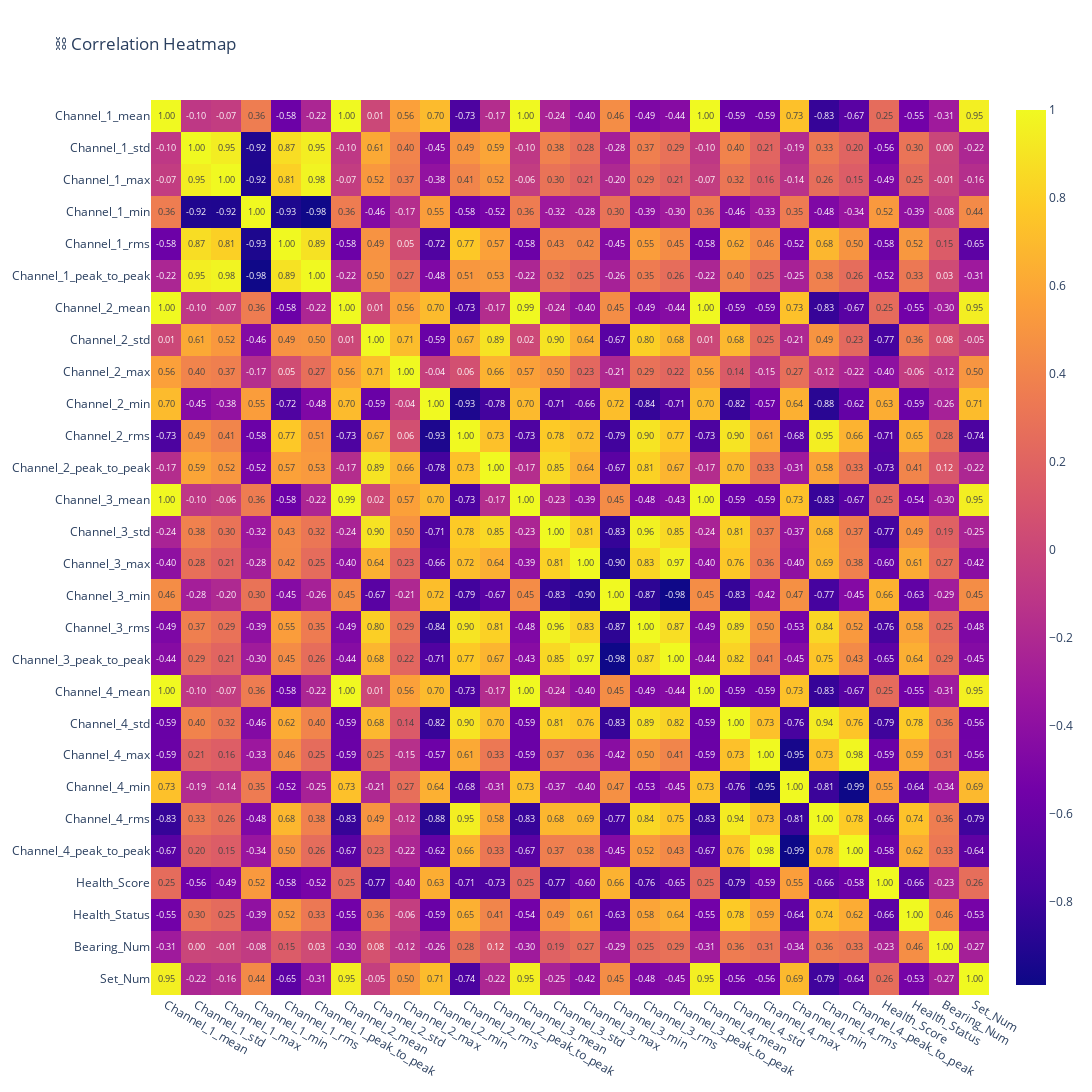

Notebook cell for this chart:
### Code cell
fig_corr = px.imshow(corr, text_auto=True, width=1500, height=1500, aspect="auto", title='⛓ Correlation Heatmap')

fig_corr.update_traces(
    texttemplate="%{z:.2f}", # Formats the value to 3 decimal places
    textfont=dict(size=9)
)

fig_corr.show()

### Figure 1 — Plotly figure (JSON) as saved in the notebook; plotly's stock layout.template omitted (floating-point values rounded to 4 significant figures; data arrays with more than 128 entries replaced by an {"elided": "..."} marker saying what was removed)
{"data": [{"coloraxis": "coloraxis", "hovertemplate": "x: %{x}<br>y: %{y}<br>color: %{z}<extra></extra>", "name": "0", "textfont": {"size": 9}, "texttemplate": "%{z:.2f}", "type": "heatmap", "x": ["Channel_1_mean", "Channel_1_std", "Channel_1_max", "Channel_1_min", "Channel_1_rms", "Channel_1_peak_to_peak", "Channel_2_mean", "Channel_2_std", "Channel_2_max", "Channel_2_min", "Channel_2_rms", "Channel_2_peak_to_peak", "Channel_3_mean", "Channel_3_std", "Channel_3_max", "Channel_3_min", "Channel_3_rms", "Channel_3_peak_to_peak", "Channel_4_mean", "Channel_4_std", "Channel_4_max", "Channel_4_min", "Channel_4_rms", "Channel_4_peak_to_peak", "Health_Score", "Health_Status", "Bearing_Num", "Set_Num"], "xaxis": "x", "y": ["Channel_1_mean", "Channel_1_std", "Channel_1_max", "Channel_1_min", "Channel_1_rms", "Channel_1_peak_to_peak", "Channel_2_mean", "Channel_2_std", "Channel_2_max", "Channel_2_min", "Channel_2_rms", "Channel_2_peak_to_peak", "Channel_3_mean", "Channel_3_std", "Channel_3_max", "Channel_3_min", "Channel_3_rms", "Channel_3_peak_to_peak", "Channel_4_mean", "Channel_4_std", "Channel_4_max", "Channel_4_min", "Channel_4_rms", "Channel_4_peak_to_peak", "Health_Score", "Health_Status", "Bearing_Num", "Set_Num"], "yaxis": "y", "z": {"elided": "28x28 float values"}}], "layout": {"coloraxis": {"colorscale": [[0, "#0d0887"], [0.1111, "#46039f"], [0.2222, "#7201a8"], [0.3333, "#9c179e"], [0.4444, "#bd3786"], [0.5556, "#d8576b"], [0.6667, "#ed7953"], [0.7778, "#fb9f3a"], [0.8889, "#fdca26"], [1, "#f0f921"]]}, "height": 1500, "title": {"text": "⛓ Correlation Heatmap"}, "width": 1500, "xaxis": {"anchor": "y", "domain": [0, 1]}, "yaxis": {"anchor": "x", "autorange": "reversed", "domain": [0, 1]}}}
